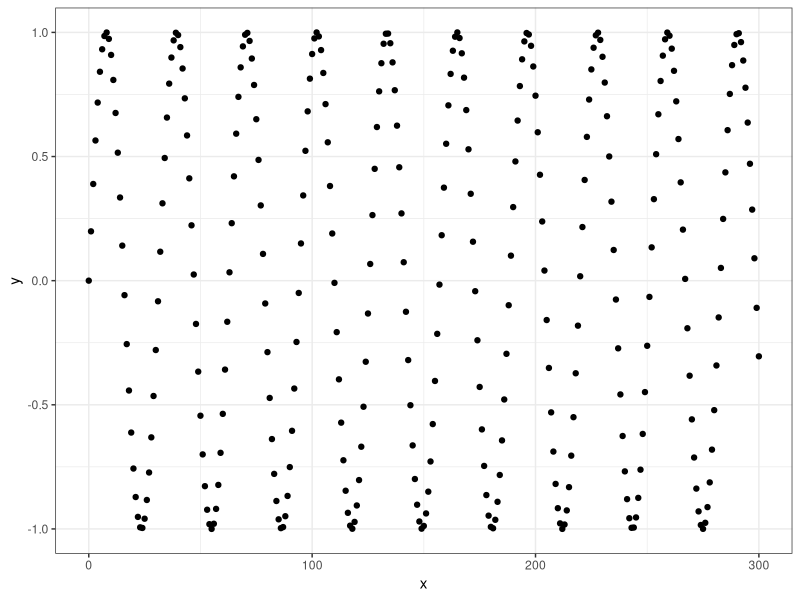

This figure's R source:
library('ggplot2')

x_axis <- c()
y_axis <- c()

for (i in seq(0,300,1)) {
  x_axis <- c(x_axis,i)
  y_axis <- c(y_axis,sin(i/5))
}

df <- data.frame(x=x_axis,y=y_axis)


plot <- ggplot(df,aes(x=x,y=y)) +
  geom_point() +
  theme_bw()

print(plot)